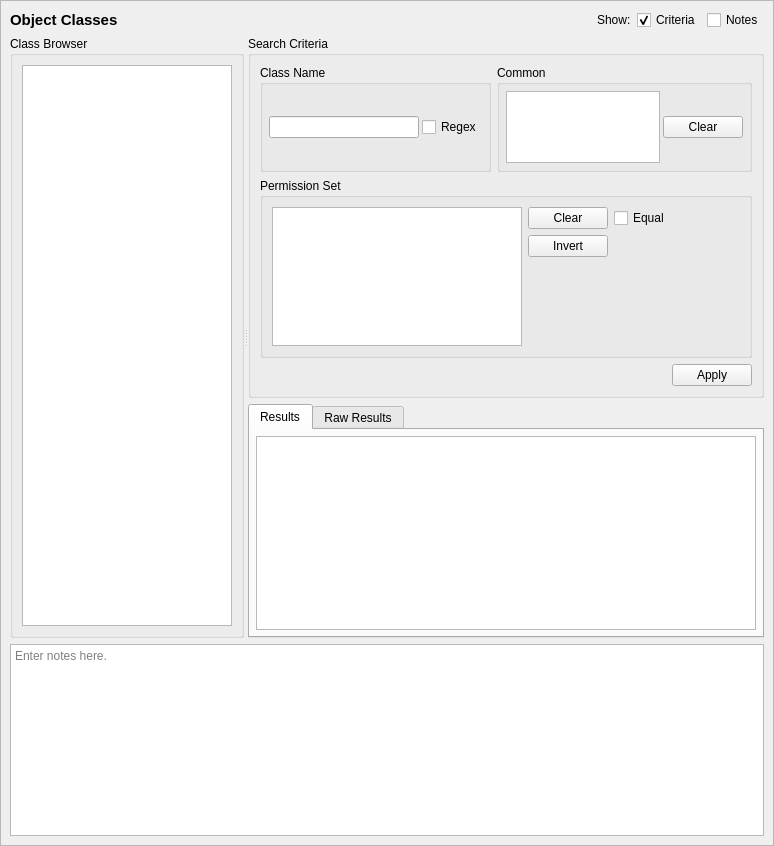
<?xml version="1.0" encoding="UTF-8"?>
<ui version="4.0">
 <class>ObjClassQueryTab_ui</class>
 <widget class="QScrollArea" name="ObjClassQueryTab_ui">
  <property name="geometry">
   <rect>
    <x>0</x>
    <y>0</y>
    <width>774</width>
    <height>846</height>
   </rect>
  </property>
  <property name="sizeAdjustPolicy">
   <enum>QAbstractScrollArea::AdjustToContents</enum>
  </property>
  <property name="widgetResizable">
   <bool>true</bool>
  </property>
  <widget class="QWidget" name="contents">
   <property name="geometry">
    <rect>
     <x>0</x>
     <y>0</y>
     <width>772</width>
     <height>844</height>
    </rect>
   </property>
   <property name="minimumSize">
    <size>
     <width>0</width>
     <height>0</height>
    </size>
   </property>
   <layout class="QGridLayout" name="gridLayout_3">
    <item row="0" column="0">
     <widget class="QLabel" name="label">
      <property name="sizePolicy">
       <sizepolicy hsizetype="Preferred" vsizetype="Fixed">
        <horstretch>0</horstretch>
        <verstretch>0</verstretch>
       </sizepolicy>
      </property>
      <property name="maximumSize">
       <size>
        <width>16777215</width>
        <height>20</height>
       </size>
      </property>
      <property name="font">
       <font>
        <pointsize>11</pointsize>
        <weight>75</weight>
        <bold>true</bold>
       </font>
      </property>
      <property name="text">
       <string>Object Classes</string>
      </property>
     </widget>
    </item>
    <item row="3" column="0" colspan="5">
     <widget class="QTextEdit" name="notes">
      <property name="minimumSize">
       <size>
        <width>0</width>
        <height>80</height>
       </size>
      </property>
      <property name="toolTip">
       <string>Optionally enter notes here about the query.</string>
      </property>
      <property name="placeholderText">
       <string>Enter notes here.</string>
      </property>
     </widget>
    </item>
    <item row="0" column="1">
     <spacer name="horizontalSpacer">
      <property name="orientation">
       <enum>Qt::Horizontal</enum>
      </property>
      <property name="sizeHint" stdset="0">
       <size>
        <width>440</width>
        <height>20</height>
       </size>
      </property>
     </spacer>
    </item>
    <item row="0" column="2">
     <widget class="QLabel" name="label_2">
      <property name="text">
       <string>Show:</string>
      </property>
     </widget>
    </item>
    <item row="0" column="3">
     <widget class="QCheckBox" name="criteria_expander">
      <property name="toolTip">
       <string>Show or hide the search criteria (no settings are lost)</string>
      </property>
      <property name="text">
       <string>Criteria</string>
      </property>
      <property name="checked">
       <bool>true</bool>
      </property>
     </widget>
    </item>
    <item row="0" column="4">
     <widget class="QCheckBox" name="notes_expander">
      <property name="toolTip">
       <string>Show or hide the notes field (no data is lost)</string>
      </property>
      <property name="text">
       <string>Notes</string>
      </property>
     </widget>
    </item>
    <item row="1" column="0" rowspan="2" colspan="5">
     <widget class="QSplitter" name="splitter">
      <property name="sizePolicy">
       <sizepolicy hsizetype="Expanding" vsizetype="Preferred">
        <horstretch>0</horstretch>
        <verstretch>1</verstretch>
       </sizepolicy>
      </property>
      <property name="orientation">
       <enum>Qt::Horizontal</enum>
      </property>
      <widget class="QGroupBox" name="browser_groupBox">
       <property name="title">
        <string>Class Browser</string>
       </property>
       <layout class="QGridLayout" name="gridLayout">
        <item row="0" column="0">
         <widget class="GetDetailsListView" name="classes"/>
        </item>
       </layout>
      </widget>
      <widget class="QWidget" name="verticalLayoutWidget">
       <layout class="QVBoxLayout" name="verticalLayout">
        <item>
         <widget class="QGroupBox" name="criteria_frame">
          <property name="sizePolicy">
           <sizepolicy hsizetype="Preferred" vsizetype="Preferred">
            <horstretch>0</horstretch>
            <verstretch>0</verstretch>
           </sizepolicy>
          </property>
          <property name="maximumSize">
           <size>
            <width>16777215</width>
            <height>16777215</height>
           </size>
          </property>
          <property name="title">
           <string>Search Criteria</string>
          </property>
          <layout class="QGridLayout" name="gridLayout_2">
           <item row="0" column="0">
            <widget class="QGroupBox" name="name_criteria">
             <property name="maximumSize">
              <size>
               <width>16777215</width>
               <height>120</height>
              </size>
             </property>
             <property name="title">
              <string>Class Name</string>
             </property>
             <layout class="QGridLayout" name="gridLayout_8">
              <property name="leftMargin">
               <number>6</number>
              </property>
              <property name="topMargin">
               <number>6</number>
              </property>
              <property name="rightMargin">
               <number>6</number>
              </property>
              <property name="bottomMargin">
               <number>6</number>
              </property>
              <property name="spacing">
               <number>3</number>
              </property>
              <item row="0" column="1">
               <widget class="QLineEdit" name="name">
                <property name="sizePolicy">
                 <sizepolicy hsizetype="Expanding" vsizetype="Fixed">
                  <horstretch>0</horstretch>
                  <verstretch>0</verstretch>
                 </sizepolicy>
                </property>
                <property name="minimumSize">
                 <size>
                  <width>150</width>
                  <height>20</height>
                 </size>
                </property>
                <property name="maximumSize">
                 <size>
                  <width>250</width>
                  <height>16777215</height>
                 </size>
                </property>
               </widget>
              </item>
              <item row="0" column="2">
               <widget class="QCheckBox" name="name_regex">
                <property name="toolTip">
                 <string>Use regular expressions to match the role's name.</string>
                </property>
                <property name="text">
                 <string>Regex</string>
                </property>
               </widget>
              </item>
             </layout>
            </widget>
           </item>
           <item row="0" column="1">
            <widget class="QGroupBox" name="common_criteria">
             <property name="maximumSize">
              <size>
               <width>16777215</width>
               <height>120</height>
              </size>
             </property>
             <property name="title">
              <string>Common</string>
             </property>
             <layout class="QGridLayout" name="gridLayout_10">
              <property name="leftMargin">
               <number>6</number>
              </property>
              <property name="topMargin">
               <number>6</number>
              </property>
              <property name="rightMargin">
               <number>6</number>
              </property>
              <property name="bottomMargin">
               <number>6</number>
              </property>
              <property name="spacing">
               <number>3</number>
              </property>
              <item row="0" column="0">
               <widget class="QListView" name="common">
                <property name="toolTip">
                 <string>A matching class will inherit the selected common.</string>
                </property>
                <property name="editTriggers">
                 <set>QAbstractItemView::NoEditTriggers</set>
                </property>
               </widget>
              </item>
              <item row="0" column="1">
               <widget class="QPushButton" name="clear_common">
                <property name="text">
                 <string>Clear</string>
                </property>
               </widget>
              </item>
             </layout>
            </widget>
           </item>
           <item row="1" column="0" rowspan="4" colspan="2">
            <widget class="QGroupBox" name="perms_criteria">
             <property name="title">
              <string>Permission Set</string>
             </property>
             <layout class="QGridLayout" name="gridLayout_4">
              <item row="0" column="0" rowspan="3">
               <widget class="QListView" name="perms">
                <property name="sizePolicy">
                 <sizepolicy hsizetype="Expanding" vsizetype="Preferred">
                  <horstretch>0</horstretch>
                  <verstretch>0</verstretch>
                 </sizepolicy>
                </property>
                <property name="maximumSize">
                 <size>
                  <width>250</width>
                  <height>16777215</height>
                 </size>
                </property>
                <property name="toolTip">
                 <string>A matching class will have the selected permissions.</string>
                </property>
                <property name="selectionMode">
                 <enum>QAbstractItemView::ExtendedSelection</enum>
                </property>
               </widget>
              </item>
              <item row="0" column="1">
               <widget class="QPushButton" name="clear_perms">
                <property name="text">
                 <string>Clear</string>
                </property>
               </widget>
              </item>
              <item row="0" column="2">
               <widget class="QCheckBox" name="perms_equal">
                <property name="toolTip">
                 <string>A matching class will have a permission set equal to the selected permissions.</string>
                </property>
                <property name="text">
                 <string>Equal</string>
                </property>
               </widget>
              </item>
              <item row="0" column="3">
               <spacer name="horizontalSpacer_5">
                <property name="orientation">
                 <enum>Qt::Horizontal</enum>
                </property>
                <property name="sizeHint" stdset="0">
                 <size>
                  <width>40</width>
                  <height>20</height>
                 </size>
                </property>
               </spacer>
              </item>
              <item row="1" column="1">
               <widget class="QPushButton" name="invert_perms">
                <property name="text">
                 <string>Invert</string>
                </property>
               </widget>
              </item>
              <item row="2" column="1">
               <spacer name="verticalSpacer">
                <property name="orientation">
                 <enum>Qt::Vertical</enum>
                </property>
                <property name="sizeHint" stdset="0">
                 <size>
                  <width>20</width>
                  <height>40</height>
                 </size>
                </property>
               </spacer>
              </item>
             </layout>
            </widget>
           </item>
           <item row="5" column="1">
            <widget class="QDialogButtonBox" name="buttonBox">
             <property name="standardButtons">
              <set>QDialogButtonBox::Apply</set>
             </property>
            </widget>
           </item>
          </layout>
         </widget>
        </item>
        <item>
         <widget class="QTabWidget" name="results_frame">
          <property name="sizePolicy">
           <sizepolicy hsizetype="Preferred" vsizetype="MinimumExpanding">
            <horstretch>0</horstretch>
            <verstretch>1</verstretch>
           </sizepolicy>
          </property>
          <property name="currentIndex">
           <number>0</number>
          </property>
          <widget class="QWidget" name="table_page">
           <property name="sizePolicy">
            <sizepolicy hsizetype="Preferred" vsizetype="MinimumExpanding">
             <horstretch>0</horstretch>
             <verstretch>0</verstretch>
            </sizepolicy>
           </property>
           <attribute name="title">
            <string>Results</string>
           </attribute>
           <layout class="QVBoxLayout" name="verticalLayout_3">
            <property name="leftMargin">
             <number>6</number>
            </property>
            <property name="topMargin">
             <number>6</number>
            </property>
            <property name="rightMargin">
             <number>6</number>
            </property>
            <property name="bottomMargin">
             <number>6</number>
            </property>
            <item>
             <widget class="SEToolsTableView" name="table_results">
              <property name="sizePolicy">
               <sizepolicy hsizetype="Expanding" vsizetype="MinimumExpanding">
                <horstretch>0</horstretch>
                <verstretch>0</verstretch>
               </sizepolicy>
              </property>
              <property name="sizeAdjustPolicy">
               <enum>QAbstractScrollArea::AdjustIgnored</enum>
              </property>
              <property name="alternatingRowColors">
               <bool>true</bool>
              </property>
              <property name="sortingEnabled">
               <bool>true</bool>
              </property>
             </widget>
            </item>
           </layout>
          </widget>
          <widget class="QWidget" name="raw_page">
           <property name="sizePolicy">
            <sizepolicy hsizetype="Preferred" vsizetype="MinimumExpanding">
             <horstretch>0</horstretch>
             <verstretch>0</verstretch>
            </sizepolicy>
           </property>
           <attribute name="title">
            <string>Raw Results</string>
           </attribute>
           <layout class="QVBoxLayout" name="verticalLayout_2">
            <property name="leftMargin">
             <number>6</number>
            </property>
            <property name="topMargin">
             <number>6</number>
            </property>
            <property name="rightMargin">
             <number>6</number>
            </property>
            <property name="bottomMargin">
             <number>6</number>
            </property>
            <item>
             <widget class="QPlainTextEdit" name="raw_results">
              <property name="sizePolicy">
               <sizepolicy hsizetype="Expanding" vsizetype="MinimumExpanding">
                <horstretch>0</horstretch>
                <verstretch>0</verstretch>
               </sizepolicy>
              </property>
              <property name="minimumSize">
               <size>
                <width>0</width>
                <height>0</height>
               </size>
              </property>
              <property name="font">
               <font>
                <family>Monospace</family>
               </font>
              </property>
              <property name="documentTitle">
               <string/>
              </property>
              <property name="lineWrapMode">
               <enum>QPlainTextEdit::NoWrap</enum>
              </property>
              <property name="readOnly">
               <bool>true</bool>
              </property>
             </widget>
            </item>
           </layout>
          </widget>
         </widget>
        </item>
       </layout>
      </widget>
     </widget>
    </item>
   </layout>
   <zorder>splitter</zorder>
   <zorder>notes</zorder>
   <zorder>label</zorder>
   <zorder>label_2</zorder>
   <zorder>horizontalSpacer</zorder>
   <zorder>criteria_expander</zorder>
   <zorder>notes_expander</zorder>
  </widget>
 </widget>
 <customwidgets>
  <customwidget>
   <class>SEToolsTableView</class>
   <extends>QTableView</extends>
   <header>setoolsgui/tableview.h</header>
  </customwidget>
  <customwidget>
   <class>GetDetailsListView</class>
   <extends>QListView</extends>
   <header>setoolsgui/getdetailslist.h</header>
  </customwidget>
 </customwidgets>
 <tabstops>
  <tabstop>criteria_expander</tabstop>
  <tabstop>notes_expander</tabstop>
  <tabstop>classes</tabstop>
  <tabstop>name</tabstop>
  <tabstop>name_regex</tabstop>
  <tabstop>common</tabstop>
  <tabstop>clear_common</tabstop>
  <tabstop>perms</tabstop>
  <tabstop>clear_perms</tabstop>
  <tabstop>invert_perms</tabstop>
  <tabstop>perms_equal</tabstop>
  <tabstop>results_frame</tabstop>
  <tabstop>table_results</tabstop>
  <tabstop>raw_results</tabstop>
  <tabstop>notes</tabstop>
 </tabstops>
 <resources/>
 <connections>
  <connection>
   <sender>notes_expander</sender>
   <signal>toggled(bool)</signal>
   <receiver>notes</receiver>
   <slot>setVisible(bool)</slot>
   <hints>
    <hint type="sourcelabel">
     <x>732</x>
     <y>20</y>
    </hint>
    <hint type="destinationlabel">
     <x>386</x>
     <y>754</y>
    </hint>
   </hints>
  </connection>
  <connection>
   <sender>criteria_expander</sender>
   <signal>toggled(bool)</signal>
   <receiver>criteria_frame</receiver>
   <slot>setVisible(bool)</slot>
   <hints>
    <hint type="sourcelabel">
     <x>583</x>
     <y>20</y>
    </hint>
    <hint type="destinationlabel">
     <x>496</x>
     <y>226</y>
    </hint>
   </hints>
  </connection>
  <connection>
   <sender>clear_perms</sender>
   <signal>clicked()</signal>
   <receiver>perms</receiver>
   <slot>clearSelection()</slot>
   <hints>
    <hint type="sourcelabel">
     <x>592</x>
     <y>216</y>
    </hint>
    <hint type="destinationlabel">
     <x>442</x>
     <y>276</y>
    </hint>
   </hints>
  </connection>
  <connection>
   <sender>clear_common</sender>
   <signal>clicked()</signal>
   <receiver>common</receiver>
   <slot>clearSelection()</slot>
   <hints>
    <hint type="sourcelabel">
     <x>701</x>
     <y>126</y>
    </hint>
    <hint type="destinationlabel">
     <x>595</x>
     <y>127</y>
    </hint>
   </hints>
  </connection>
 </connections>
</ui>
